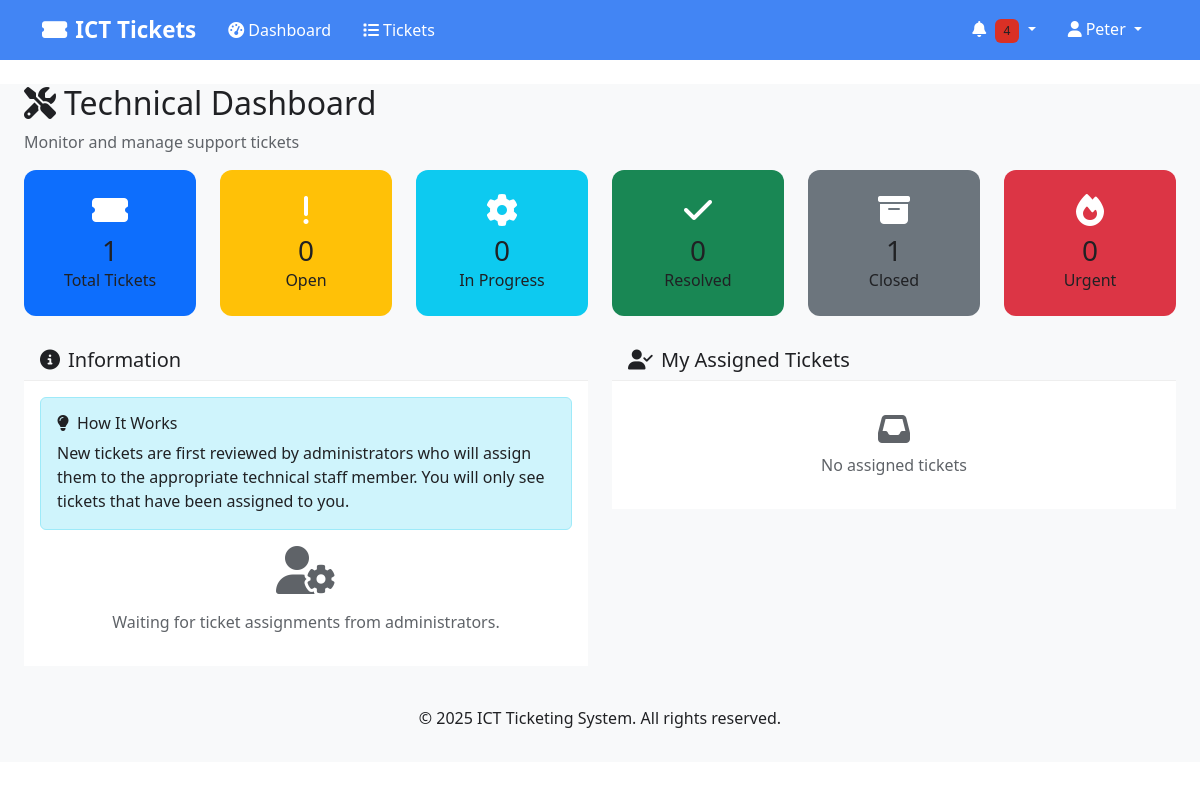
Before: /dashboard (signed in) with the older database file.
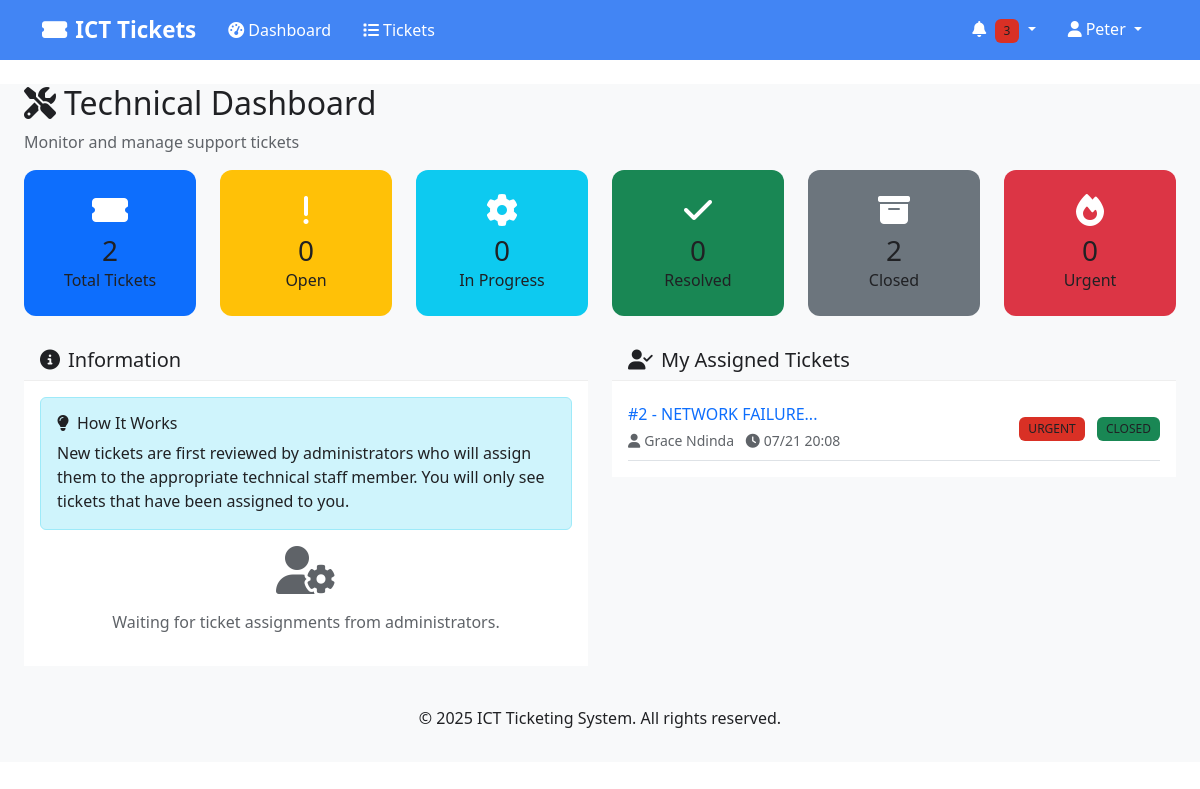
After: the same page with the newer database file.
### models.py (models this page shows, shortened)
class Ticket(db.Model):
    __tablename__ = 'tickets'
    id = db.Column(db.Integer, primary_key=True)
    title = db.Column(db.String(200), nullable=False)
    description = db.Column(db.Text, nullable=False)
    priority = db.Column(db.String(10), nullable=False)  # 'URGENT', 'HIGH', 'MEDIUM', 'LOW'
    status = db.Column(db.String(20), default='OPEN')  # 'OPEN', 'IN_PROGRESS', 'RESOLVED', 'CLOSED'
    category = db.Column(db.String(50), nullable=True)
    created_by_id = db.Column(db.Integer, db.ForeignKey('users.id'), nullable=False)
    assigned_to_id = db.Column(db.Integer, db.ForeignKey('users.id'), nullable=True)
    created_at = db.Column(db.DateTime, default=datetime.utcnow)
    updated_at = db.Column(db.DateTime, default=datetime.utcnow, onupdate=datetime.utcnow)
    resolved_at = db.Column(db.DateTime, nullable=True)
    closed_at = db.Column(db.DateTime, nullable=True)
    comments = db.relationship('TicketComment', backref='ticket', cascade='all, delete-orphan')
    notifications = db.relationship('Notification', backref='ticket', cascade='all, delete-orphan')
    @property
    def priority_color(self):
        colors = {
            'URGENT': 'danger',
            'HIGH': 'warning',
            'MEDIUM': 'info',
            'LOW': 'success'
        }
        return colors.get(self.priority, 'secondary')
    @property
    def status_color(self):
        colors = {
            'OPEN': 'primary',
            'IN_PROGRESS': 'warning',
            'RESOLVED': 'info',
            'CLOSED': 'success'
        }
        return colors.get(self.status, 'secondary')

class User(UserMixin, db.Model):
    __tablename__ = 'users'
    id = db.Column(db.Integer, primary_key=True)
    username = db.Column(db.String(80), unique=True, nullable=False)
    email = db.Column(db.String(120), unique=True, nullable=False)
    phone = db.Column(db.String(20), nullable=True)
    password_hash = db.Column(db.String(256), nullable=False)
    first_name = db.Column(db.String(50), nullable=False)
    last_name = db.Column(db.String(50), nullable=False)
    role = db.Column(db.String(20), nullable=False)  # 'user', 'tech', 'admin'
    department_id = db.Column(db.Integer, db.ForeignKey('departments.id'), nullable=True)
    is_active = db.Column(db.Boolean, default=True)
    created_at = db.Column(db.DateTime, default=datetime.utcnow)
    updated_at = db.Column(db.DateTime, default=datetime.utcnow, onupdate=datetime.utcnow)
    department = db.relationship('Department', backref='users')
    created_tickets = db.relationship('Ticket', foreign_keys='Ticket.created_by_id', backref='creator')
    assigned_tickets = db.relationship('Ticket', foreign_keys='Ticket.assigned_to_id', backref='assignee')
    @property
    def full_name(self):
        return f"{self.first_name} {self.last_name}"

### routes.py (the view)
@app.route('/dashboard')
@login_required
def dashboard():
    stats = get_ticket_stats()
    if current_user.role == 'admin':
        recent_tickets = Ticket.query.order_by(Ticket.created_at.desc()).limit(5).all()
        unread_notifications = Notification.query.filter_by(user_id=current_user.id, is_read=False).count()
        return render_template('dashboard_admin.html',
                             stats=stats,
                             recent_tickets=recent_tickets,
                             unread_notifications=unread_notifications,
                             User=User, Ticket=Ticket, Department=Department)
    elif current_user.role == 'tech':
        my_tickets = Ticket.query.filter_by(assigned_to_id=current_user.id).all()
        unassigned_tickets = Ticket.query.filter_by(assigned_to_id=None, status='OPEN').all()
        unread_notifications = Notification.query.filter_by(user_id=current_user.id, is_read=False).count()
        return render_template('dashboard_tech.html',
                             stats=stats,
                             my_tickets=my_tickets,
                             unassigned_tickets=unassigned_tickets,
                             unread_notifications=unread_notifications)
    else:
        my_tickets = Ticket.query.filter_by(created_by_id=current_user.id).all()
        unread_notifications = Notification.query.filter_by(user_id=current_user.id, is_read=False).count()
        return render_template('dashboard_user.html',
                             my_tickets=my_tickets,
                             unread_notifications=unread_notifications)

### app.py (called while the page is built)
@login_manager.user_loader
def load_user(user_id):
    from models import User
    return User.query.get(int(user_id))

### templates/dashboard_tech.html (shortened to what the changed rows need)
{% extends "base.html" %}
{% block content %}
<div class="container-fluid">
    <div class="row">
        <div class="col-12">
            <h2><i class="fas fa-tools me-2"></i>Technical Dashboard</h2>
        </div>
    </div>
    <div class="row mb-4">
        <div class="col-lg-2 col-md-4 col-sm-6">
            <div class="card dashboard-card-total h-100 text-white rounded-3 p-3">
                <div class="card-body text-center">
                    <i class="fas fa-ticket-alt fs-2 mb-2"></i>
                    <h3 class="mb-0">{{ stats.total }}</h3>
                    <p class="mb-0">Total Tickets</p>
                </div>
            </div>
        </div>
        <div class="col-lg-2 col-md-4 col-sm-6">
            <div class="card dashboard-card-closed h-100 text-white rounded-3 p-3">
                <div class="card-body text-center">
                    <i class="fas fa-archive fs-2 mb-2"></i>
                    <h3 class="mb-0">{{ stats.closed }}</h3>
                    <p class="mb-0">Closed</p>
                </div>
            </div>
        </div>
    </div>
    <div class="row">
        <div class="col-lg-6 mb-4">
            <div class="card">
                <div class="card-body">
                    {% if my_tickets %}
                    {% for ticket in my_tickets[:5] %}
                    <div class="d-flex justify-content-between align-items-center py-2 border-bottom">
                        <div class="flex-grow-1">
                            <h6 class="mb-1">
                                <a href="{{ url_for('view_ticket', ticket_id=ticket.id) }}" class="text-decoration-none">
                                    #{{ ticket.id }} - {{ ticket.title[:50] }}...
                                </a>
                            </h6>
                            <small class="text-muted">
                                <i class="fas fa-user me-1"></i>{{ ticket.creator.full_name }}
                                <i class="fas fa-clock ms-2 me-1"></i>{{ ticket.created_at.strftime('%m/%d %H:%M') }}
                            </small>
                        </div>
                        <div class="ms-3">
                            <span class="badge bg-{{ ticket.priority_color }} me-2">{{ ticket.priority }}</span>
                            <span class="badge bg-{{ ticket.status_color }}">{{ ticket.status.replace('_', ' ') }}</span>
                        </div>
                    </div>
                    {% endfor %}
                    {% else %}
                    <div class="text-center py-3">
                        <i class="fas fa-inbox fs-2 text-muted mb-2"></i>
                        <p class="text-muted mb-0">No assigned tickets</p>
                    </div>
                    {% endif %}
                </div>
            </div>
        </div>
    </div>
</div>
{% endblock %}

### templates/base.html (shortened to what this page needs)
<!DOCTYPE html>
<html lang="en">
<head>
    <link href="https://cdn.jsdelivr.net/npm/bootstrap@5.3.0/dist/css/bootstrap.min.css" rel="stylesheet">
    <link href="https://cdnjs.cloudflare.com/ajax/libs/font-awesome/6.4.0/css/all.min.css" rel="stylesheet">
    <link href="{{ url_for('static', filename='css/style.css') }}" rel="stylesheet">
</head>
<body>
    <nav class="navbar navbar-expand-lg shadow-sm" style="background-color: #4285f4 !important;">
        <div class="container" style="background-color: #4285f4;">
            <a class="navbar-brand" href="{{ url_for('dashboard' if current_user.is_authenticated else 'index') }}" style="color: #ffffff !important; font-weight: 600;">
                <i class="fas fa-ticket-alt me-2"></i>ICT Tickets
            </a>
            {% if current_user.is_authenticated %}
            <div class="collapse navbar-collapse" id="navbarNav">
                <ul class="navbar-nav me-auto">
                    <li class="nav-item">
                        <a class="nav-link" href="{{ url_for('dashboard') }}" style="color: #ffffff !important; font-weight: 500;">
                            <i class="fas fa-tachometer-alt me-1"></i>Dashboard
                        </a>
                    </li>
                    <li class="nav-item">
                        <a class="nav-link" href="{{ url_for('list_tickets') }}" style="color: #ffffff !important; font-weight: 500;">
                            <i class="fas fa-list me-1"></i>Tickets
                        </a>
                    </li>
                </ul>
                <ul class="navbar-nav">
                    <li class="nav-item dropdown">
                        <a class="nav-link dropdown-toggle" href="#" role="button" data-bs-toggle="dropdown" style="color: #ffffff !important; font-weight: 500;">
                            <i class="fas fa-bell me-1"></i>
                            {% set unread_count = 0 %}
                            {% if current_user.notifications is defined and current_user.notifications %}
                                {% set unread_count = current_user.notifications|selectattr('is_read', 'equalto', False)|list|length %}
                            {% endif %}
                            {% if unread_count > 0 %}
                            <span class="badge bg-danger">{{ unread_count }}</span>
                            {% endif %}
                        </a>
                            {% set recent_notifications = [] %}
                            {% if current_user.notifications is defined and current_user.notifications %}
                                {% set recent_notifications = current_user.notifications[:5] %}
                            {% endif %}
                    </li>
                    <li class="nav-item dropdown">
                        <a class="nav-link dropdown-toggle" href="#" role="button" data-bs-toggle="dropdown" style="color: #ffffff !important; font-weight: 500;">
                            <i class="fas fa-user me-1"></i>{{ current_user.first_name }}
                        </a>
                    </li>
                </ul>
            </div>
            {% endif %}
        </div>
    </nav>
    <main class="container-fluid mt-4">
        {% block content %}{% endblock %}
    </main>
    <footer class="bg-light text-center text-muted py-3 mt-5">
        <div class="container">
            <p>&copy; 2025 ICT Ticketing System. All rights reserved.</p>
        </div>
    </footer>
</body>
</html>

Changed rows visible on the page:
added Ticket: id "2", title "NETWORK FAILURE", creator.full_name "Grace Ndinda", created_at "07/21 20:08", priority "URGENT", status.replace "CLOSED"
Other visible differences:
{{ unread_count }}: "4" → "3"
{{ stats.total }}: "1" → "2"
{{ stats.closed }}: "1" → "2"
text no longer shown: "No assigned tickets"
